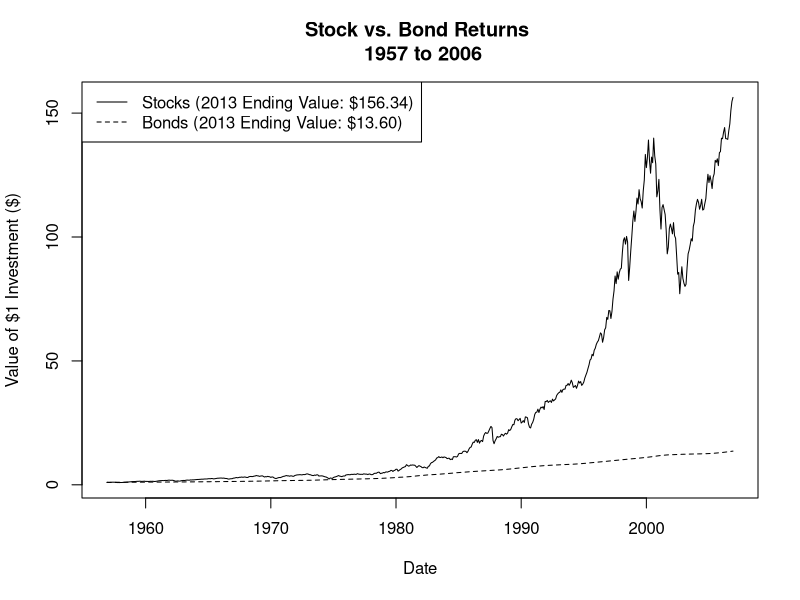
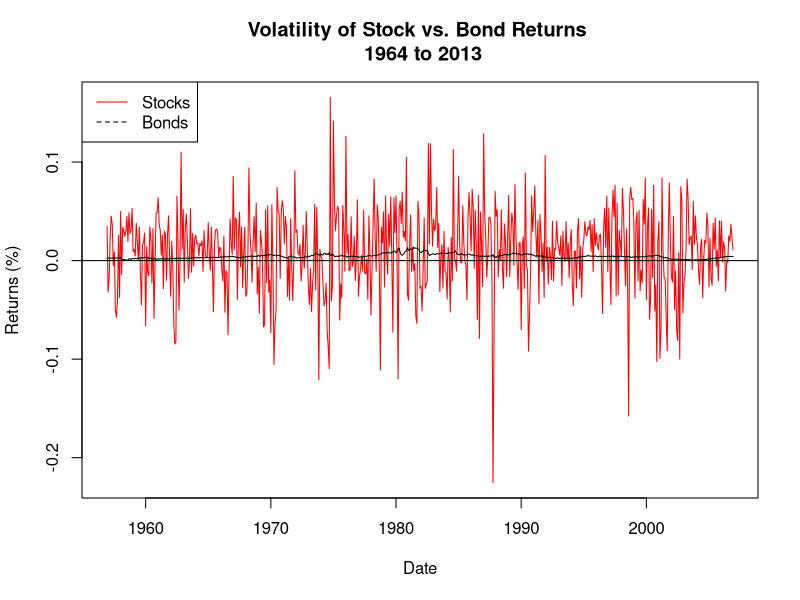

Generate these figures, in order, with R: (Note: this script raises an error after producing the figures.)
install.packages('quantmod')
install.packages('xts')
install.packages("dplyr")
library(quantmod)
library(xts)


### Let's begin!
### Read the .txt file and save as FF.raw data
### widths mean the width of each column which is fixed for better visualization
### skip = 4 means the first four lines are skipped
FF.raw<-read.fwf(file="F-F_Research_Data_Factors.txt",widths=c(6,8,8,8,8),skip=4)
### See the head of the raw data
head(FF.raw)
### See the tail of the raw data
tail(FF.raw)

### Remove the data rows from 977th row to 1066th row which we don't need
FF.raw<-FF.raw[-977:-1066,]
### Rename meaningfully
names(FF.raw)<-paste(c("text.date","RmxRf","SMB","HML","Rf"))
### See the head of the changed data
head(FF.raw)
### See the tail of the changed data
tail(FF.raw)

### See details of this data object
str(FF.raw)
### Remove first, third and fourth columns
FF.raw<-FF.raw[,c(-1,-3,-4)]
### change RmxRf column to be character then to be numeric and then divided by 100 to make percentage
FF.raw$RmxRf<-as.numeric(FF.raw$RmxRf)/100
### change Rf column to be character then to be numeric and then divided by 100 to make percentage
FF.raw$Rf<-as.numeric(FF.raw$Rf)/100
### Create a sequence of date object of monthly data
FF.raw$date<-seq(as.Date("1926-07-01"),as.Date("2007-10-31"),by="months")
### "yearmon" is a class for representing monthly data
FF.raw$date<-as.yearmon(FF.raw$date,"%Y-%m-%d")
### Output
FF.raw[c(1:3,nrow(FF.raw)),]
### See details of this data object after changes
str(FF.raw)

### Raw market return = (Raw market return - Raw risk-free rate return) + Raw risk-free rate return
FF.raw$Rm<-FF.raw$RmxRf+FF.raw$Rf
### Output
FF.raw[c(1:3,nrow(FF.raw)),]

### Use subset to limit time duration of 50 years beginning from 1957 to 2006
### Note that December, 1956 is imported as a placeholder
FF<-subset(FF.raw,FF.raw$date>="1956-12-01" & FF.raw$date<="2006-12-31")
### Output
FF[c(1:3,nrow(FF)),]

### Gross return of Rm should add one
FF$Gross.Rm<-1+FF$Rm
### Set first row of Gross Rm = 1 since 1956.12 is not calculated for return
FF$Gross.Rm[1]<-1
### Gross return of Rf should add one
FF$Gross.Rf<-1+FF$Rf
### Set first row of Gross Rf = 1 since 1956.12 is not calculated for return
FF$Gross.Rf[1]<-1
### Output
FF[c(1:3,nrow(FF)),]

### use cumprod command to calculate cumulative return for both Rm and Rf
FF$cum.Rm<-cumprod(FF$Gross.Rm)
FF$cum.Rf<-cumprod(FF$Gross.Rf)
### Output
FF[c(1:3,nrow(FF)),]

### Calculate y range of two cumulative returns
y.range<-range(FF$cum.Rm,FF$cum.Rf)
### Output y range
y.range
### Create two titles
title1<-"Stock vs. Bond Returns"
title2<-"1957 to 2006"
### Plot the data
plot(x=FF$date,y=FF$cum.Rm,type="l",xlab="Date",ylab="Value of $1 Investment ($)",ylim=y.range,main=paste(title1,"\n",title2))
lines(x=FF$date,y=FF$cum.Rf,lty=2)
legend("topleft",c("Stocks (2013 Ending Value: $156.34)","Bonds (2013 Ending Value: $13.60)"),lty=c(1,2))

### Calculate y range of two returns
y.range<-range(FF$Rm,FF$Rf)
### Output y range
y.range
### Create two titles
title1<-"Volatility of Stock vs. Bond Returns"
title2<-"1964 to 2013"
### Plot the data
plot(x=FF$date,FF$Rm,type="l",xlab="Date",ylab="Returns (%)",ylim=y.range,col="red",main=paste(title1,"\n",title2))
lines(x=FF$date,y=FF$Rf)
abline(h=0)
legend("topleft",c("Stocks","Bonds"),lty=c(1,2),col=c("red","black"))

### Read the csv file, which contains the header
data.AMZN<-read.csv("AMZN Yahooo.csv",header=TRUE)
### Change the order of the columns
data.AMZN<-data.AMZN[,c(1,2,3,4,5,7,6)]
### Change the Date column to be a "Date" object with a specific format by creating a new variable
date<-as.Date(data.AMZN$Date,format="%Y-%m-%d")
### combine the new variable with the remaining columns
data.AMZN<-cbind(date, data.AMZN[,-1])
### order the data-set by the date column
data.AMZN<-data.AMZN[order(data.AMZN$date),]
### Use the library of "xts"
library(xts)
### keep the first column as order and remaining column as content
data.AMZN<-xts(data.AMZN[,2:7],order.by=data.AMZN[,1])
### Rename meaningfully
names(data.AMZN)<-paste(c("AMZN.Open","AMZN.High","AMZN.Low","AMZN.Close","AMZN.Volume","AMZN.Adjusted"))
### Output
data.AMZN[c(1:3,nrow(data.AMZN)),]

### Extract the sixth column as raw return
AMZN.ret<-data.AMZN[,6]
### Open the library quantmod
library(quantmod)
### make a variable Return by taking delta of adjusted price in the AMZN.ret data-set
AMZN.ret$Return=Delt(AMZN.ret$AMZN.Adjusted)
### Eliminate first row and take only second column Return
AMZN.ret<-AMZN.ret[-1,2]
### Output
AMZN.ret[c(1:3,nrow(AMZN.ret)),]

### Use var command to output the total variance of the data-set in all time
AMZN.var.full<-var(AMZN.ret$Return)
AMZN.var.full
### Use sd command to output the total standard deviation of the data-set in all time
AMZN.sd.full<-sd(AMZN.ret$Return)
AMZN.sd.full

### Use subset command to limit the year to be 2011, with index to set the range of dates
AMZN.2011<-subset(AMZN.ret,index(AMZN.ret) >= "2011-01-01" &index(AMZN.ret) <= "2011-12-31")
### Output
AMZN.2011[c(1:3,nrow(AMZN.2011)),]

### Again use var and sd command to calculate variance and standard deviation, but for 2011.
AMZN.var.2011<-var(AMZN.2011)
### Output
AMZN.var.2011
AMZN.sd.2011<-sd(AMZN.2011)
### Output
AMZN.sd.2011

### Use subset command to limit the year to be 2012, with index to set the range of dates
AMZN.2012<-subset(AMZN.ret,index(AMZN.ret) >= "2012-01-01" & index(AMZN.ret) <= "2012-12-31")
### Output
AMZN.2012[c(1:3,nrow(AMZN.2012)),]

### Again use var and sd command to calculate variance and standard deviation, but for 2012.
AMZN.var.2012<-var(AMZN.2012)
### Output
AMZN.var.2012
AMZN.sd.2012<-sd(AMZN.2012)
### Output
AMZN.sd.2012

### Use subset command to limit the year to be 2013, with index to set the range of dates
AMZN.2013<-subset(AMZN.ret,index(AMZN.ret) >= "2013-01-01" &index(AMZN.ret) <= "2013-12-31")
### Output
AMZN.2013[c(1:3,nrow(AMZN.2013)),]

### Again use var and sd command to calculate variance and standard deviation, but for 2013.
AMZN.var.2013<-var(AMZN.2013)
### Output
AMZN.var.2013
AMZN.sd.2013<-sd(AMZN.2013)
### Output
AMZN.sd.2013

### Use mean command to calculate average return for four periods: full, 2011, 2012 and 2013
### And then output the numeric value
mean.ret.full<-mean(AMZN.ret)
mean.ret.full
mean.ret.2011<-mean(AMZN.2011)
mean.ret.2011
mean.ret.2012<-mean(AMZN.2012)
mean.ret.2012
mean.ret.2013<-mean(AMZN.2013)
mean.ret.2013

### Use rbind command to stack rows together by their sequence of order
AMZN.risk<-rbind(
  ### Use cbind to combine four vars
  + cbind(AMZN.var.full,AMZN.var.2011,
          + AMZN.var.2012,AMZN.var.2013),
  ### Use cbind to combine four sds
  + cbind(AMZN.sd.full,AMZN.sd.2011,
          + AMZN.sd.2012,AMZN.sd.2013),
  ### Use cbind to combine four means
  + cbind(mean.ret.full,mean.ret.2011,
          + mean.ret.2012,mean.ret.2013))
### Output
AMZN.risk

### At least 3 digits after first numeric "0" digit
options(digits=3)
### Rename rows
rownames(AMZN.risk)<-c("Variance","Std Dev","Mean")
### Rename columns
colnames(AMZN.risk)<-c("2011-2013","2011","2012","2013")
### Output
AMZN.risk
### Change to be default of digits
options(digits=7)

### At least 3 digits after first numeric "0" digit
options(digits=3)
### Re-assignment
annual.vol<-AMZN.risk
### annual variance = 252 * daily variance
annual.vol[1,]<-annual.vol[1,]*252
### annual standard deviation = sqrt(252) * daily deviation
annual.vol[2,]<-annual.vol[2,]*sqrt(252)
### annual mean = 252 * daily mean
annual.vol[3,]<-annual.vol[3,]*252
### Output
annual.vol
### Change to be default of digits
options(digits=7)

### Set the original weight of two securities
wgt.AMZN=.25
wgt.IBM=.75

### Import AMZN data
### Read the csv file, which contains the header
data.AMZN<-read.csv("AMZN Yahooo.csv",header=TRUE)
### Change the order of the columns
data.AMZN<-data.AMZN[,c(1,2,3,4,5,7,6)]
### Change the Date column to be a "Date" object with a specific format by creating a new variable
date<-as.Date(data.AMZN$Date,format="%Y-%m-%d")
### combine the new variable with the remaining columns
data.AMZN<-cbind(date, data.AMZN[,-1])
### order the data-set by the date column
data.AMZN<-data.AMZN[order(data.AMZN$date),]
### Use the library of "xts"
library(xts)
### keep the first column as order and remaining column as content
data.AMZN<-xts(data.AMZN[,2:7],order.by=data.AMZN[,1])
### Rename meaningfully
names(data.AMZN)<-paste(c("AMZN.Open","AMZN.High","AMZN.Low","AMZN.Close","AMZN.Volume","AMZN.Adjusted"))
### Output
data.AMZN[c(1:3,nrow(data.AMZN)),]

### Import IBM data
### Read the csv file, which contains the header
data.IBM<-read.csv("IBM Yahooo.csv",header=TRUE)
### Change the order of the columns
data.IBM<-data.IBM[,c(1,2,3,4,5,7,6)]
### Change the Date column to be a "Date" object with a specific format by creating a new variable
date<-as.Date(data.IBM$Date,format="%Y-%m-%d")
### combine the new variable with the remaining columns
data.IBM<-cbind(date, data.IBM[,-1])
### order the data-set by the date column
data.IBM<-data.IBM[order(data.IBM$date),]
### Use the library of "xts"
library(xts)
### keep the first column as order and remaining column as content
data.IBM<-xts(data.IBM[,2:7],order.by=data.IBM[,1])
### Rename meaningfully
names(data.IBM)<-paste(c("IBM.Open","IBM.High","IBM.Low","IBM.Close","IBM.Volume","IBM.Adjusted"))
### Output
data.IBM[c(1:3,nrow(data.IBM)),]

### Calculate return by delta of adjusted prices for AMZN
AMZN.Ret<-Delt(data.AMZN$AMZN.Adjusted)
### Output
AMZN.Ret[c(1:3,nrow(AMZN.Ret)),]

### Calculate return by delta of adjusted prices for IBM
IBM.Ret<-Delt(data.IBM$IBM.Adjusted)
### Output
IBM.Ret[c(1:3,nrow(IBM.Ret)),]

### Use cbind command to combine two return variables together
returns<-cbind(AMZN.Ret,IBM.Ret)
### Output
returns[c(1:3,nrow(returns)),]
### Rename meaningfully
names(returns)<-paste(c("AMZN.Ret","IBM.Ret"))
### Output
returns[c(1:3,nrow(returns)),]

### Eliminate first row for placeholder
returns<-returns[-1,]
### Output
returns[c(1:3,nrow(returns)),]

### Calculate standard deviation and covariance for AMZN and IBM annually
### And then output
sd.AMZN<-sd(returns$AMZN.Ret)*sqrt(252)
sd.AMZN
sd.IBM<-sd(returns$IBM.Ret)*sqrt(252)
sd.IBM
ret.cov<-cov(returns$AMZN.Ret,returns$IBM.Ret)*252
ret.cov

### Calculate the variance of the portfolio by using the formula
port.var<-wgt.AMZN**2*sd.AMZN**2 + wgt.IBM**2*sd.IBM**2 + 2*ret.cov*wgt.AMZN*wgt.IBM
### Output
port.var
### Use sqrt() command to calculate standard deviation of the portfolio
port.sd<-sqrt(port.var)
### Output
port.sd

### Make a series of weights
WGT.2asset<-c(0.25,0.75)
### Output
WGT.2asset
### Make a row matrix of the series by 1x2
WGT.2asset<-matrix(WGT.2asset,1)
### Output
WGT.2asset

### Make the transpose of the row matrix above
tWGT.2asset<-t(WGT.2asset)
### Output
tWGT.2asset

### Convert returns data-set to be matrix object
mat.Ret<-as.matrix(returns)
### Output
head(mat.Ret)

### Prevent scientific notations
options(scipen="100")
### Output the covariance matrix
cov(mat.Ret)

### multiply 252 to the VCOV matrix to annualize the matrix
VCOV.2asset<-cov(mat.Ret)*252
### Output
VCOV.2asset

### Make a sequence of multiplications together by the formula to calculate variances of the portfolio
mat.var2asset<-WGT.2asset %*% VCOV.2asset %*% tWGT.2asset
### Output
mat.var2asset

### Use sqrt command to convert variance to be standard deviation
mat.sd2asset<-sqrt(mat.var2asset)
### Output
mat.sd2asset

### Check if AMZN imported
data.AMZN[c(1:3,nrow(data.AMZN)),]
### Check if IBM imported
data.IBM[c(1:3,nrow(data.IBM)),]

# Import AAPL
data.AAPL<-read.csv("AAPL Yahooo.csv",header=TRUE)
data.AAPL<-data.AAPL[,c(1,2,3,4,5,7,6)]
date<-as.Date(data.AAPL$Date,format="%Y-%m-%d")
data.AAPL<-cbind(date, data.AAPL[,-1])
data.AAPL<-data.AAPL[order(data.AAPL$date),]
data.AAPL<-xts(data.AAPL[,2:7],order.by=data.AAPL[,1])
names(data.AAPL)<-paste(c("AAPL.Open","AAPL.High","AAPL.Low","AAPL.Close","AAPL.Volume","AAPL.Adjusted"))
data.AAPL[c(1:3,nrow(data.AAPL)),]

# Import NVDA
data.NVDA<-read.csv("NVDA Yahooo.csv",header=TRUE)
data.NVDA<-data.NVDA[,c(1,2,3,4,5,7,6)]
date<-as.Date(data.NVDA$Date,format="%Y-%m-%d")
data.NVDA<-cbind(date, data.NVDA[,-1])
data.NVDA<-data.NVDA[order(data.NVDA$date),]
data.NVDA<-xts(data.NVDA[,2:7],order.by=data.NVDA[,1])
names(data.NVDA)<-paste(c("NVDA.Open","NVDA.High","NVDA.Low","NVDA.Close","NVDA.Volume","NVDA.Adjusted"))
data.NVDA[c(1:3,nrow(data.NVDA)),]

### Extract the last column of each security by the command of merge
multi<-data.AMZN[,6]
multi<-merge(multi,data.NVDA[,6])
multi<-merge(multi,data.IBM[,6])
multi<-merge(multi,data.AAPL[,6])
### Output
multi[c(1:3,nrow(multi)),]

### Convert multi to be a matrix with nrow(multi) rows
mat.price<-matrix(multi,nrow(multi))
### Define the function of Delt
prc2ret<-function(x) Delt(x)
### Use apply command to apply delta
mat.ret<-apply(mat.price,2,function(x){prc2ret(c(x))})
### Output
mat.ret[1:4,]

### Delete first row for NAs
mat.ret<-mat.ret[-1,]
### Output
mat.ret[1:4,]
### Rename the columns meaningfully
colnames(mat.ret)<-c("AMZN","NVDA","IBM","AAPL")
### Output
mat.ret[1:4,]

### Calculate the covariance of the matrix of 4 returns
VCOV<-cov(mat.ret)
### Output
VCOV

### Annualization the covariance matrix
VCOV.annual<-252 * VCOV
### Output
VCOV.annual

### Create a series of data of the weight
wgt=c(.2,.2,.3,.3)
### Convert it into a row matrix
mat.wgt<-matrix(wgt,1)
### Output
mat.wgt

### Use t command to calculate transpose of matrix
tmat.wgt<-t(mat.wgt)
### Output
tmat.wgt

### Use formula to calculate variance of portfolio
port.var<-mat.wgt %*% VCOV.annual %*% tmat.wgt
### Output
port.var
port.var[1,1]

### Use sd command to calculate standard deviation
port.sd<-sqrt(port.var)
### [1,1] in output because value is outputed in 1x1 matrix
port.sd[1,1]

### Import the csv file of hypothetical portfolio data of daily returns
port.ret<-read.csv("Hypothetical Portfolio (Daily).csv")
### Output raw data
port.ret[c(1:3,nrow(port.ret)),]
### We only need value-weighted return here and then delete first row NA
port.ret<-port.ret$VW.ret[-1]
### See first five values
port.ret[1:5]

### Calculate average return of the portfolio
port.mean<-mean(port.ret)
### Output
port.mean
### Calculate standard deviation of the portfolio
port.risk<-sd(port.ret)
### Output
port.risk

### See what qnorm look like
qnorm(0.01)
### Significant level = 0.01
### calculate by formula
VaR01.Gaussian<- -(port.mean+port.risk*qnorm(0.01))*1317664
### Convert to the form containing ","
VaR01.Gaussian<-format(VaR01.Gaussian,big.mark=",")
### Output
VaR01.Gaussian

### Significant level = 0.05
### calculate by formula
VaR05.Gaussian<- -(port.mean+port.risk*qnorm(0.05))*1317664
### Convert to the form containing ","
VaR05.Gaussian<-format(VaR05.Gaussian,big.mark=",")
### Output
VaR05.Gaussian

### Output the AMZN data
data.AMZN[c(1:3,nrow(data.AMZN)),]
### Use delta function to calculate the return
AMZN.Ret<-Delt(data.AMZN$AMZN.Adjusted)
### Output the return data-set
AMZN.Ret[c(1:3,nrow(AMZN.Ret)),]
### Output the NVDA data
data.NVDA[c(1:3,nrow(data.NVDA)),]
### Use delta function to calculate the return
NVDA.Ret<-Delt(data.NVDA$NVDA.Adjusted)
### Output the return data-set
NVDA.Ret[c(1:3,nrow(NVDA.Ret)),]
### Output the IBM data
data.IBM[c(1:3,nrow(data.IBM)),]
### Use delta function to calculate the return
IBM.Ret<-Delt(data.IBM$IBM.Adjusted)
### Output the return data-set
IBM.Ret[c(1:3,nrow(IBM.Ret)),]

### combine the three returns and delete first rows of them
ret.data<-cbind(AMZN.Ret[-1,],NVDA.Ret[-1,],IBM.Ret[-1,])
### Output
ret.data[c(1:3,nrow(ret.data)),]
### Rename them meaningfully
names(ret.data)<-paste(c("AMZN.Ret","NVDA.Ret","IBM.Ret"))
### Output
ret.data[c(1:3,nrow(ret.data)),]

### Pre-set the index of ending value of three securities
last.idx<-c(0.4576889,0.5346666,0.3253085)*1000000
### Output
last.idx
### Portfolio ending value
port.val<-sum(last.idx)
### Output
port.val

### Use volume multiply return for all three securities and take sum for a specific date
sim.portPnL<-last.idx[1]*ret.data$AMZN.Ret + last.idx[2]*ret.data$NVDA.Ret + last.idx[3]*ret.data$IBM.Ret
### Output
sim.portPnL[c(1:3,nrow(sim.portPnL)),]
### Rename with Profit and Loss
names(sim.portPnL)<-paste("Port.PnL")
### Output
sim.portPnL[c(1:3,nrow(sim.portPnL)),]

### Use quantile to calculate VaR
### The first argument is the negative of the simulated portfolio P&L and the second argument is the 1 − α
### confidence level.
VaR01.Historical=quantile(-sim.portPnL$Port.PnL,0.99)
### Format to read easier
VaR01.Historical<-format(VaR01.Historical,big.mark=",")
### Output
VaR01.Historical
### Use quantile to calculate VaR
### The first argument is the negative of the simulated portfolio P&L and the second argument is the 1 − α
### confidence level.
VaR05.Historical=quantile(-sim.portPnL$Port.PnL,0.95)
### Format to read easier
VaR05.Historical<-format(VaR05.Historical,big.mark=",")
### Output
VaR05.Historical

### Use density function to get the details of density of PnL
ret.d=density(sim.portPnL$Port.PnL)
### Output
ret.d

### Plot the density
plot(ret.d,xlab="Profit & Loss",ylab="",yaxt="n",main="Density of Simulated Portfolio P&L Over Three Years
+ And 1% and 5% 1-Day Historical Value-at-Risk (VaR)")
### Line of estimate of 1%
abline(v=-quantile(-sim.portPnL$Port.PnL,0.99),col="red",lty=1)
### line of estimate of 5%
abline(v=-quantile(-sim.portPnL$Port.PnL,0.95),col="green",lty=2)

### Create a sequence x from minimum to maximum of density with 1000 elements
x<-seq(min(sim.portPnL$Port.PnL),max(sim.portPnL$Port.PnL),length=1000)
### See head of x
head(x)
### See tail of x
tail(x)

### Use dnorm command to assign values to the normal distribution
### three arguments: 1. x series of point intervals 2. mean. 3. standard deviation.
y<-dnorm(x,mean=mean(sim.portPnL$Port.PnL),sd=sd(sim.portPnL$Port.PnL))
### See head of y density
head(y)
### See tail of y density
tail(y)
### Add line of normal distribution by mean and standard deviation
lines(x,y,type="l",col="blue",lwd=1,lty=3)
### Add the legend
legend("topright",c("Simulated P&L Distribution","Normal Distribution","1% 1-Day VaR","5% 1-Day VaR"),col=c("black","blue","red","green"),lty=c(1,3,1,2))

### If transfer from 1-day to 10-day, multiply sqrt(10) by 1-day quantile
VaR01.10day<-quantile(-sim.portPnL$Port.PnL,0.99)*sqrt(10)
### Output
VaR01.10day

###   Gaussian Expected Shortfall
### alpha = .01
### Calculate by formula
ES01.Gaussian<-1317664*(port.mean+port.risk*(dnorm(qnorm(.01))/.01))
### Format easier to read
ES01.Gaussian<-format(ES01.Gaussian,big.mark=",")
### Output
ES01.Gaussian
### alpha = .05
### Calculate by formula
ES05.Gaussian<-1317664*(port.mean+port.risk*(dnorm(qnorm(.05))/.05))
### Format easier to read
ES05.Gaussian<-format(ES05.Gaussian,big.mark=",")
### Output
ES05.Gaussian

### Calculate limit of VaR historical lost of alpha = 0.01
VaR01.hist=-quantile(-sim.portPnL$Port.PnL,0.99)
### Output
VaR01.hist
### Calculate limit of VaR historical lost of alpha = 0.05
VaR05.hist=-quantile(-sim.portPnL$Port.PnL,0.95)
### Output
VaR05.hist

### Extract the PnL from previous portfolio
ES.PnL<-sim.portPnL$Port.PnL
### Output
ES.PnL[c(1:3,nrow(ES.PnL)),]
### If PnL < VaR01, 1 ; else, 0
ES.PnL$dummy01<-ifelse(ES.PnL$Port.PnL<VaR01.hist,1,0)
### If PnL < VaR05, 1 ; else, 0
ES.PnL$dummy05<-ifelse(ES.PnL$Port.PnL<VaR05.hist,1,0)
### Output
ES.PnL[c(1:3,nrow(ES.PnL)),]

### Create ES of .01 by subset of PnL < VaR01
shortfall01<-subset(ES.PnL,ES.PnL$dummy01==1)
### See head
head(shortfall01)
### Create ES of .05 by subset of PnL < VaR05
shortfall05<-subset(ES.PnL,ES.PnL$dummy05==1)
### See head
head(shortfall05)

### Mean of .01 ES
avg.ES01<--mean(shortfall01$Port.PnL)
### Output
avg.ES01
### Format to read
ES01.Historical<-format(avg.ES01,big.mark=",")
### Output
ES01.Historical
### Mean of .05 ES
avg.ES05<--mean(shortfall05$Port.PnL)
### Output
avg.ES05
### Format to read
ES05.Historical<-format(avg.ES05,big.mark=",")
### Output
ES05.Historical

### rbind to stack together, cbind to combine all 4 risk by 01 and 05
VaR.ES.Combined<-data.frame(rbind(cbind(VaR01.Historical,ES01.Historical[1],VaR01.Gaussian,ES01.Gaussian[1]),cbind(VaR05.Historical,ES05.Historical[1],VaR05.Gaussian,ES05.Gaussian[1])))
### Output
VaR.ES.Combined

### Rename the columns meaningfully
names(VaR.ES.Combined)<-paste(c("VaR Historical","ES Historical","VaR Gaussian","ES Gaussian"))
### Rename row names meaningfully
rownames(VaR.ES.Combined)<-paste(c("1% 1-Day","5% 1-Day"))
VaR.ES.Combined

### Read the AMZN data
data.AMZN<-read.csv("AMZN Yahooo.csv",header=TRUE)
### Change the order of columns
data.AMZN<-data.AMZN[,c(1,2,3,4,5,7,6)]
### Create a "Date" object from the AMZN$Date
date<-as.Date(data.AMZN$Date,format="%Y-%m-%d")
### Replace the data-set with date variable and data-set without first column
data.AMZN<-cbind(date, data.AMZN[,-1])
### rows are ordered by created date
data.AMZN<-data.AMZN[order(data.AMZN$date),]
### Open xts library
library(xts)
### convert data-set to be xts object, order from 1st column and content with remaining
data.AMZN<-xts(data.AMZN[,2:7],order.by=data.AMZN[,1])
### Rename meaningfully
names(data.AMZN)<-paste(c("AMZN.Open","AMZN.High","AMZN.Low","AMZN.Close","AMZN.Volume","AMZN.Adjusted"))
### Output
data.AMZN[c(1:3,nrow(data.AMZN)),]

### Keep only high and low price for Parkinson and delete first row
parkinson<-data.AMZN[-1,2:3]
### Output
parkinson[c(1:3,nrow(parkinson)),]

### Take log of high/low
parkinson$log.hi.low<-log(parkinson$AMZN.High/parkinson$AMZN.Low)
### Square
parkinson$log.square<-(parkinson$log.hi.low)**2
### Output
parkinson[c(1:3,nrow(parkinson)),]

### Take the sum of log.square
parkinson.sum<-sum(parkinson$log.square)
### Output
parkinson.sum

### Use formula to calculate Parkinson daily risk
parkinson.vol<-sqrt(1/(4*nrow(parkinson)*log(2))*parkinson.sum)
### Output
parkinson.vol

### output by annualization of multiplying sqrt(252)
annual.parkinson.vol<-parkinson.vol*sqrt(252)
### Output
annual.parkinson.vol

### Garman and Klass
### Delete first row and keep only open,hign,low,close
garman.klass<-data.AMZN[-1,1:4]
### Output
garman.klass[c(1:3,nrow(garman.klass)),]

### First term in garman.klass in square root by importing parkinson.sum
garman.klass.one<-(1/(2*nrow(garman.klass)))*parkinson.sum
### Output
garman.klass.one

### Use the formula to calculate second term
### Note that Close and Open Price is a series of numbers, so sum function must be applied to turn to be a value
garman.klass.two<-((2*log(2)-1)/nrow(garman.klass))*sum(log(garman.klass$AMZN.Close/garman.klass$AMZN.Open)**2)
### Output
garman.klass.two

### Square the minus of two terms by 1st - 2nd
garman.klass.vol<-sqrt(garman.klass.one-garman.klass.two)
### Output final daily value
garman.klass.vol

### Annualize the risk by multiply daily risk by square root of 252 (marketing dates)
annual.garman.klass.vol<-garman.klass.vol*sqrt(252)
### Output annual risk value
annual.garman.klass.vol

### Rogers, Satchell and Yoon
### Delete first row and contains only open,high,low,close price
rsy.vol<-data.AMZN[-1,1:4]
### Output
rsy.vol[c(1:3,nrow(rsy.vol)),]

### 1st = high/close
rsy.one<-log(rsy.vol$AMZN.High/rsy.vol$AMZN.Close)
### Output
rsy.one[c(1:3,nrow(rsy.one)),]
### 2nd = high/open
rsy.two<-log(rsy.vol$AMZN.High/rsy.vol$AMZN.Open)
### Output
rsy.two[c(1:3,nrow(rsy.two)),]
### 1st * 2nd = 1,2 term
rsy.one.two<-rsy.one*rsy.two
### Output
rsy.one.two[c(1:3,nrow(rsy.one.two)),]

### 3rd = low/close
rsy.three<-log(rsy.vol$AMZN.Low/rsy.vol$AMZN.Close)
### Output
rsy.three[c(1:3,nrow(rsy.three)),]
### 4th = low/open
rsy.four<-log(rsy.vol$AMZN.Low/rsy.vol$AMZN.Open)
### Output
rsy.four[c(1:3,nrow(rsy.four)),]
### 3rd * 4th = 3,4 term
rsy.three.four<-rsy.three*rsy.four
### Output
rsy.three.four[c(1:3,nrow(rsy.three.four)),]

### Use formula
rsy.vol<-sqrt((1/nrow(rsy.vol))*sum(rsy.one.two+rsy.three.four))
### Output
rsy.vol

### Annualize the risk by multiplying square root of 252 which is marketing dates
annual.rsy.vol<-rsy.vol*sqrt(252)
### Output
annual.rsy.vol

### Yang and Zhang
### Only keep the 4 prices
yz.vol<-data.AMZN[,1:4]
### Use lag command to calculate the close price yesterday
yz.vol$Lag.Close<-Lag(yz.vol$AMZN.Close,k=1)
### Output
yz.vol[c(1:3,nrow(yz.vol)),]

### Delete the first row data as placeholder
yz.vol<-yz.vol[-1,]
### Output
yz.vol[c(1:3,nrow(yz.vol)),]

### calculate mean log open/close
yz.one.mean<-mean(log(yz.vol$AMZN.Open/yz.vol$Lag.Close))
### Output
yz.one.mean
### Insert mean into the formula
yz.one<-1/(nrow(yz.vol)-1)*sum((log(yz.vol$AMZN.Open/yz.vol$Lag.Close)-yz.one.mean)**2)
### Output 1st term
yz.one

### Calculate the mean in the 2nd term
yz.two.mean<-mean(log(yz.vol$AMZN.Close/yz.vol$AMZN.Open))
### Output
yz.two.mean
### Insert mean into the formula
yz.two<-1/(nrow(yz.vol)-1)*sum((
    + log(yz.vol$AMZN.Close/yz.vol$AMZN.Open)-yz.two.mean)**2)
### Output
yz.two

### alpha = 1.34 is suggested by Yang and Zhang
k=0.34/(1.34+(nrow(yz.vol)+1)/(nrow(yz.vol)-1))
### Output the value of k
k

### Use the formula above to calculate the volatility and convert to annual data by multiplication of sqrt(252)
annual.yz.vol<-sqrt(yz.one+k*yz.two+(1-k)*rsy.vol**2)*sqrt(252)
### Output
annual.yz.vol

### Only keep Adjusted Price
AMZN.ret<-data.AMZN[,6]
### Open quantmod library
library(quantmod)
### Use Delt command to calculate daily return
AMZN.ret$Return=Delt(AMZN.ret$AMZN.Adjusted)
### Delete first row and keep only Return column
AMZN.ret<-AMZN.ret[-1,2]
### Output
AMZN.ret[c(1:3,nrow(AMZN.ret)),]

### Construct a new data-set
cl2cl.ret<-AMZN.ret
### log return = log(gross return)
cl2cl.ret$logret<-log(1+cl2cl.ret$Return)
### Output
cl2cl.ret[c(1:3,nrow(cl2cl.ret)),]

### Calculate standard deviation of log return
cl2cl.vol<-sd(cl2cl.ret$logret)
### Output
cl2cl.vol

### Annualize sd by multiplying square root of 252 of number of marketing dates
annual.cl2cl.vol<-cl2cl.vol*sqrt(252)
### Output
annual.cl2cl.vol

### Combine all volatility measurement indices above with close-to-close volatility
vol.measures<-rbind(annual.cl2cl.vol,annual.parkinson.vol,
                      + annual.garman.klass.vol,annual.rsy.vol,annual.yz.vol)
### Give names to all kinds of volatility
rownames(vol.measures)<-c("Close-to-Close","Parkinson","Garman-Klass","Rogers et al","Yang-Zhang")
### Point out volatility for comparison
colnames(vol.measures)<-c("Volatility")
### Output
vol.measures